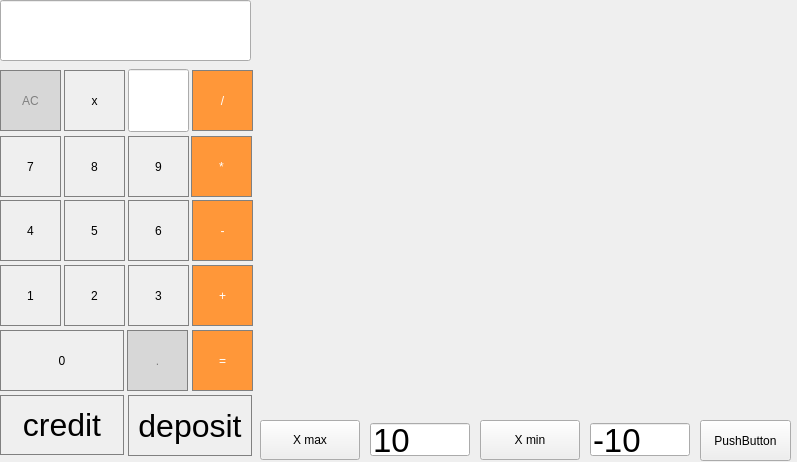
<?xml version="1.0" encoding="UTF-8"?>
<ui version="4.0">
 <class>MainWindow</class>
 <widget class="QMainWindow" name="MainWindow">
  <property name="geometry">
   <rect>
    <x>0</x>
    <y>0</y>
    <width>797</width>
    <height>462</height>
   </rect>
  </property>
  <property name="windowTitle">
   <string>MainWindow</string>
  </property>
  <widget class="QWidget" name="centralwidget">
   <widget class="QPushButton" name="pushButton_AC">
    <property name="geometry">
     <rect>
      <x>0</x>
      <y>70</y>
      <width>61</width>
      <height>61</height>
     </rect>
    </property>
    <property name="styleSheet">
     <string notr="true">QPushButton {
  background-color: rgb(215, 215, 215);
  border: 1px solid gray;
color: gray;
}
QPushButton:pressed {
    background-color: qlineargradient(x1: 0, y1: 0, x2: 0, y2: 1,
                                      stop: 0 #BEBEBE, stop: 1 #D7D7D7);
}</string>
    </property>
    <property name="text">
     <string>AC</string>
    </property>
   </widget>
   <widget class="QPushButton" name="pushButton_min_plus">
    <property name="geometry">
     <rect>
      <x>64</x>
      <y>70</y>
      <width>61</width>
      <height>61</height>
     </rect>
    </property>
    <property name="styleSheet">
     <string notr="true">QPushButton {
   border: 1px solid gray;
}
QPushButton:pressed {
    background-color: qlineargradient(x1: 0, y1: 0, x2: 0, y2: 1,
                                      stop: 0 #dadbde, stop: 1 #f6f7fa);
}</string>
    </property>
    <property name="text">
     <string>x</string>
    </property>
   </widget>
   <widget class="QPushButton" name="pushButton_div">
    <property name="geometry">
     <rect>
      <x>192</x>
      <y>70</y>
      <width>61</width>
      <height>61</height>
     </rect>
    </property>
    <property name="styleSheet">
     <string notr="true">QPushButton {
  background-color: rgb(255, 151, 57);
  color: white; 
  border: 1px solid gray;
}

QPushButton:pressed {
    background-color: qlineargradient(x1: 0, y1: 0, x2: 0, y2: 1,
                                      stop: 0 #FF7832, stop: 1 #FF9739);
}</string>
    </property>
    <property name="text">
     <string>/</string>
    </property>
   </widget>
   <widget class="QPushButton" name="pushButton_9">
    <property name="geometry">
     <rect>
      <x>128</x>
      <y>136</y>
      <width>61</width>
      <height>61</height>
     </rect>
    </property>
    <property name="styleSheet">
     <string notr="true">QPushButton {
   border: 1px solid gray;
}
QPushButton:pressed {
    background-color: qlineargradient(x1: 0, y1: 0, x2: 0, y2: 1,
                                      stop: 0 #dadbde, stop: 1 #f6f7fa);
}</string>
    </property>
    <property name="text">
     <string>9</string>
    </property>
   </widget>
   <widget class="QPushButton" name="pushButton_8">
    <property name="geometry">
     <rect>
      <x>64</x>
      <y>136</y>
      <width>61</width>
      <height>61</height>
     </rect>
    </property>
    <property name="styleSheet">
     <string notr="true">QPushButton {
   border: 1px solid gray;
}
QPushButton:pressed {
    background-color: qlineargradient(x1: 0, y1: 0, x2: 0, y2: 1,
                                      stop: 0 #dadbde, stop: 1 #f6f7fa);
}</string>
    </property>
    <property name="text">
     <string>8</string>
    </property>
   </widget>
   <widget class="QPushButton" name="pushButton_mul">
    <property name="geometry">
     <rect>
      <x>191</x>
      <y>136</y>
      <width>61</width>
      <height>61</height>
     </rect>
    </property>
    <property name="styleSheet">
     <string notr="true">QPushButton {
  background-color: rgb(255, 151, 57);
  color: white; 
  border: 1px solid gray;
}

QPushButton:pressed {
    background-color: qlineargradient(x1: 0, y1: 0, x2: 0, y2: 1,
                                      stop: 0 #FF7832, stop: 1 #FF9739);
}</string>
    </property>
    <property name="text">
     <string>*</string>
    </property>
   </widget>
   <widget class="QPushButton" name="pushButton_7">
    <property name="geometry">
     <rect>
      <x>0</x>
      <y>136</y>
      <width>61</width>
      <height>61</height>
     </rect>
    </property>
    <property name="styleSheet">
     <string notr="true">QPushButton {
   border: 1px solid gray;
}
QPushButton:pressed {
    background-color: qlineargradient(x1: 0, y1: 0, x2: 0, y2: 1,
                                      stop: 0 #dadbde, stop: 1 #f6f7fa);
}</string>
    </property>
    <property name="text">
     <string>7</string>
    </property>
   </widget>
   <widget class="QPushButton" name="pushButton_5">
    <property name="geometry">
     <rect>
      <x>64</x>
      <y>200</y>
      <width>61</width>
      <height>61</height>
     </rect>
    </property>
    <property name="styleSheet">
     <string notr="true">QPushButton {
   border: 1px solid gray;
}
QPushButton:pressed {
    background-color: qlineargradient(x1: 0, y1: 0, x2: 0, y2: 1,
                                      stop: 0 #dadbde, stop: 1 #f6f7fa);
}</string>
    </property>
    <property name="text">
     <string>5</string>
    </property>
   </widget>
   <widget class="QPushButton" name="pushButton_6">
    <property name="geometry">
     <rect>
      <x>128</x>
      <y>200</y>
      <width>61</width>
      <height>61</height>
     </rect>
    </property>
    <property name="styleSheet">
     <string notr="true">QPushButton {
   border: 1px solid gray;
}
QPushButton:pressed {
    background-color: qlineargradient(x1: 0, y1: 0, x2: 0, y2: 1,
                                      stop: 0 #dadbde, stop: 1 #f6f7fa);
}</string>
    </property>
    <property name="text">
     <string>6</string>
    </property>
   </widget>
   <widget class="QPushButton" name="pushButton_4">
    <property name="geometry">
     <rect>
      <x>0</x>
      <y>200</y>
      <width>61</width>
      <height>61</height>
     </rect>
    </property>
    <property name="styleSheet">
     <string notr="true">QPushButton {
   border: 1px solid gray;
}
QPushButton:pressed {
    background-color: qlineargradient(x1: 0, y1: 0, x2: 0, y2: 1,
                                      stop: 0 #dadbde, stop: 1 #f6f7fa);
}</string>
    </property>
    <property name="text">
     <string>4</string>
    </property>
   </widget>
   <widget class="QPushButton" name="pushButton_plus">
    <property name="geometry">
     <rect>
      <x>192</x>
      <y>265</y>
      <width>61</width>
      <height>61</height>
     </rect>
    </property>
    <property name="styleSheet">
     <string notr="true">QPushButton {
  background-color: rgb(255, 151, 57);
  color: white; 
  border: 1px solid gray;
}

QPushButton:pressed {
    background-color: qlineargradient(x1: 0, y1: 0, x2: 0, y2: 1,
                                      stop: 0 #FF7832, stop: 1 #FF9739);
}</string>
    </property>
    <property name="text">
     <string>+</string>
    </property>
   </widget>
   <widget class="QPushButton" name="pushButton_3">
    <property name="geometry">
     <rect>
      <x>128</x>
      <y>265</y>
      <width>61</width>
      <height>61</height>
     </rect>
    </property>
    <property name="styleSheet">
     <string notr="true">QPushButton {
   border: 1px solid gray;
}
QPushButton:pressed {
    background-color: qlineargradient(x1: 0, y1: 0, x2: 0, y2: 1,
                                      stop: 0 #dadbde, stop: 1 #f6f7fa);
}</string>
    </property>
    <property name="text">
     <string>3</string>
    </property>
   </widget>
   <widget class="QPushButton" name="pushButton_2">
    <property name="geometry">
     <rect>
      <x>64</x>
      <y>265</y>
      <width>61</width>
      <height>61</height>
     </rect>
    </property>
    <property name="styleSheet">
     <string notr="true">QPushButton {
   border: 1px solid gray;
}
QPushButton:pressed {
    background-color: qlineargradient(x1: 0, y1: 0, x2: 0, y2: 1,
                                      stop: 0 #dadbde, stop: 1 #f6f7fa);
}</string>
    </property>
    <property name="text">
     <string>2</string>
    </property>
   </widget>
   <widget class="QPushButton" name="pushButton_1">
    <property name="geometry">
     <rect>
      <x>0</x>
      <y>265</y>
      <width>61</width>
      <height>61</height>
     </rect>
    </property>
    <property name="styleSheet">
     <string notr="true">QPushButton {
   border: 1px solid gray;
}
QPushButton:pressed {
    background-color: qlineargradient(x1: 0, y1: 0, x2: 0, y2: 1,
                                      stop: 0 #dadbde, stop: 1 #f6f7fa);
}</string>
    </property>
    <property name="text">
     <string>1</string>
    </property>
   </widget>
   <widget class="QPushButton" name="pushButton_equal">
    <property name="geometry">
     <rect>
      <x>192</x>
      <y>330</y>
      <width>61</width>
      <height>61</height>
     </rect>
    </property>
    <property name="styleSheet">
     <string notr="true">QPushButton {
  background-color: rgb(255, 151, 57);
  color: white; 
  border: 1px solid gray;
}

QPushButton:pressed {
    background-color: qlineargradient(x1: 0, y1: 0, x2: 0, y2: 1,
                                      stop: 0 #FF7832, stop: 1 #FF9739);
}</string>
    </property>
    <property name="text">
     <string>=</string>
    </property>
   </widget>
   <widget class="QPushButton" name="pushButton_0">
    <property name="geometry">
     <rect>
      <x>0</x>
      <y>330</y>
      <width>124</width>
      <height>61</height>
     </rect>
    </property>
    <property name="styleSheet">
     <string notr="true">QPushButton {
   border: 1px solid gray;
}
QPushButton:pressed {
    background-color: qlineargradient(x1: 0, y1: 0, x2: 0, y2: 1,
                                      stop: 0 #dadbde, stop: 1 #f6f7fa);
}</string>
    </property>
    <property name="text">
     <string>0</string>
    </property>
   </widget>
   <widget class="QPushButton" name="pushButton_dot">
    <property name="geometry">
     <rect>
      <x>127</x>
      <y>330</y>
      <width>61</width>
      <height>61</height>
     </rect>
    </property>
    <property name="styleSheet">
     <string notr="true">QPushButton {
  background-color: rgb(215, 215, 215);
  border: 1px solid gray;
color: gray;
}
QPushButton:pressed {
    background-color: qlineargradient(x1: 0, y1: 0, x2: 0, y2: 1,
                                      stop: 0 #BEBEBE, stop: 1 #D7D7D7);
}</string>
    </property>
    <property name="text">
     <string>.</string>
    </property>
   </widget>
   <widget class="QPushButton" name="pushButton_minus">
    <property name="geometry">
     <rect>
      <x>192</x>
      <y>200</y>
      <width>61</width>
      <height>61</height>
     </rect>
    </property>
    <property name="styleSheet">
     <string notr="true">QPushButton {
  background-color: rgb(255, 151, 57);
  color: white; 
  border: 1px solid gray;
}

QPushButton:pressed {
    background-color: qlineargradient(x1: 0, y1: 0, x2: 0, y2: 1,
                                      stop: 0 #FF7832, stop: 1 #FF9739);
}</string>
    </property>
    <property name="text">
     <string>-</string>
    </property>
   </widget>
   <widget class="QLineEdit" name="label_show">
    <property name="geometry">
     <rect>
      <x>0</x>
      <y>0</y>
      <width>251</width>
      <height>61</height>
     </rect>
    </property>
    <property name="font">
     <font>
      <pointsize>25</pointsize>
      <bold>false</bold>
     </font>
    </property>
    <property name="styleSheet">
     <string notr="true">QLabel {
  qproperty-alignment: 'AlignVCenter | AlignRight';
  border: 1px solid gray;
}

background-color : white;</string>
    </property>
    <property name="text">
     <string/>
    </property>
    <property name="maxLength">
     <number>255</number>
    </property>
   </widget>
   <widget class="QCustomPlot" name="widget" native="true">
    <property name="geometry">
     <rect>
      <x>260</x>
      <y>10</y>
      <width>541</width>
      <height>401</height>
     </rect>
    </property>
   </widget>
   <widget class="QLineEdit" name="label_show_maxX">
    <property name="geometry">
     <rect>
      <x>370</x>
      <y>423</y>
      <width>100</width>
      <height>33</height>
     </rect>
    </property>
    <property name="font">
     <font>
      <pointsize>25</pointsize>
      <bold>false</bold>
     </font>
    </property>
    <property name="styleSheet">
     <string notr="true">QLabel {
  qproperty-alignment: 'AlignVCenter | AlignRight';
  border: 1px solid gray;
}

background-color : white;</string>
    </property>
    <property name="text">
     <string>10</string>
    </property>
   </widget>
   <widget class="QPushButton" name="pushButton_maxX">
    <property name="geometry">
     <rect>
      <x>260</x>
      <y>420</y>
      <width>100</width>
      <height>40</height>
     </rect>
    </property>
    <property name="text">
     <string>X max</string>
    </property>
   </widget>
   <widget class="QPushButton" name="pushButton_PushButton">
    <property name="geometry">
     <rect>
      <x>700</x>
      <y>420</y>
      <width>91</width>
      <height>41</height>
     </rect>
    </property>
    <property name="text">
     <string>PushButton</string>
    </property>
   </widget>
   <widget class="QLineEdit" name="label_show_minX">
    <property name="geometry">
     <rect>
      <x>590</x>
      <y>423</y>
      <width>100</width>
      <height>33</height>
     </rect>
    </property>
    <property name="font">
     <font>
      <pointsize>25</pointsize>
      <bold>false</bold>
     </font>
    </property>
    <property name="styleSheet">
     <string notr="true">QLabel {
  qproperty-alignment: 'AlignVCenter | AlignRight';
  border: 1px solid gray;
}

background-color : white;</string>
    </property>
    <property name="text">
     <string>-10</string>
    </property>
   </widget>
   <widget class="QPushButton" name="pushButton_minX">
    <property name="geometry">
     <rect>
      <x>480</x>
      <y>420</y>
      <width>100</width>
      <height>40</height>
     </rect>
    </property>
    <property name="text">
     <string>X min</string>
    </property>
   </widget>
   <widget class="QLineEdit" name="label_show_x">
    <property name="geometry">
     <rect>
      <x>128</x>
      <y>69</y>
      <width>61</width>
      <height>63</height>
     </rect>
    </property>
    <property name="font">
     <font>
      <pointsize>25</pointsize>
      <bold>false</bold>
     </font>
    </property>
    <property name="styleSheet">
     <string notr="true">QLabel {
  qproperty-alignment: 'AlignVCenter | AlignRight';
  border: 1px solid gray;
}

background-color : white;</string>
    </property>
    <property name="text">
     <string/>
    </property>
   </widget>
   <widget class="QPushButton" name="pushButton_credit">
    <property name="geometry">
     <rect>
      <x>0</x>
      <y>395</y>
      <width>124</width>
      <height>60</height>
     </rect>
    </property>
    <property name="font">
     <font>
      <pointsize>24</pointsize>
     </font>
    </property>
    <property name="styleSheet">
     <string notr="true">QPushButton {
   border: 1px solid gray;
}
QPushButton:pressed {
    background-color: qlineargradient(x1: 0, y1: 0, x2: 0, y2: 1,
                                      stop: 0 #dadbde, stop: 1 #f6f7fa);
}</string>
    </property>
    <property name="text">
     <string>credit</string>
    </property>
   </widget>
   <widget class="QPushButton" name="pushButton_deposit">
    <property name="geometry">
     <rect>
      <x>128</x>
      <y>395</y>
      <width>124</width>
      <height>61</height>
     </rect>
    </property>
    <property name="font">
     <font>
      <pointsize>24</pointsize>
     </font>
    </property>
    <property name="styleSheet">
     <string notr="true">QPushButton {
   border: 1px solid gray;
}
QPushButton:pressed {
    background-color: qlineargradient(x1: 0, y1: 0, x2: 0, y2: 1,
                                      stop: 0 #dadbde, stop: 1 #f6f7fa);
}</string>
    </property>
    <property name="text">
     <string>deposit</string>
    </property>
   </widget>
  </widget>
 </widget>
 <customwidgets>
  <customwidget>
   <class>QCustomPlot</class>
   <extends>QWidget</extends>
   <header>qcustomplot.h</header>
   <container>1</container>
  </customwidget>
 </customwidgets>
 <resources/>
 <connections/>
</ui>
